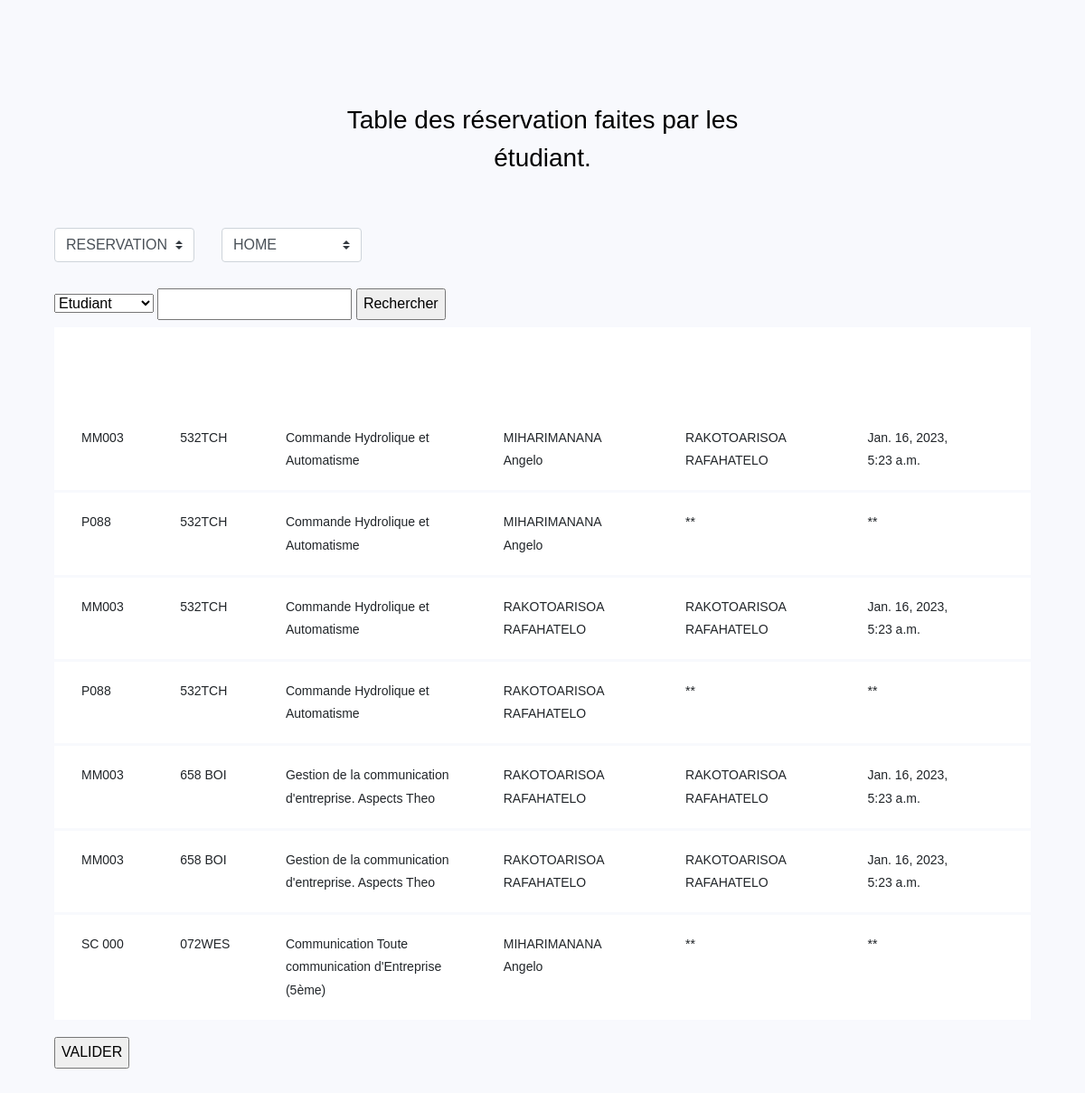
The page /biblio/reservation/ (signed in) on the database its author committed.
### bibliotheque/models.py (models this page shows)
class Books(models.Model):
    numero = models.CharField(max_length=6)
    auteur = models.CharField(max_length=30)
    titre = models.CharField(max_length=100)
    edition = models.CharField(max_length=10, blank=True)
    annee = models.IntegerField(blank=True)
    lieu = models.CharField(max_length=15, blank=True)
    cotation = models.CharField(max_length=10)
    etat = models.IntegerField()
    observation = models.CharField(max_length=20, blank=True)
    categorie = models.CharField(max_length=50)

### gestionLivres/models.py (models this page shows)
class Reserves(models.Model):
    idBook = models.IntegerField()
    cotation = models.CharField(max_length=10)
    titre = models.CharField(max_length=100)
    categorie = models.CharField(max_length=50)
    idUserEnAttent = models.IntegerField()
    idUserEnCour = models.IntegerField()
    commentaire = models.TextField(blank=True)

class Empruntes(models.Model):
    idBook = models.IntegerField()
    cotation = models.CharField(max_length=10)
    titre = models.CharField(max_length=100)
    categorie = models.CharField(max_length=50)
    idUser = models.IntegerField()
    dateSortie = models.DateTimeField()
    dateEntre = models.DateTimeField()
    commentaire = models.TextField(blank=True)

### gestionLivres/views.py (the view)
# urls.py: path('reservation/', views.reservation, name='borrow'),
def reservation(request):
    if 'logged_user_id' in request.session:
        logged_user_id = request.session['logged_user_id']
        logged_user = Users.objects.get(id=logged_user_id)
        books = models.Reserves.objects.all()
        list_book = []
        for book in books:
            userEnAttent = Users.objects.get(id=book.idUserEnAttent)
            dbbook = Books.objects.get(id=book.idBook)
            try:
                bookemprunte = models.Empruntes.objects.get(idBook=book.idBook)
                iduserbookemprunte = bookemprunte.idUser
                datelivraison = bookemprunte.dateEntre
                userEnCour = Users.objects.get(id=iduserbookemprunte)
                userEnCour = str(userEnCour.name) + ' ' + str(userEnCour.user_name)
            except:
                userEnCour = '**'
                datelivraison = '**'
                pass
            book = {
                'cotation' : book.cotation,
                'title' : book.titre,
                'UserEnAttent' : str(userEnAttent.name) + ' ' + str(userEnAttent.user_name),
                'UserEnCours' : userEnCour,
                'number_book' : dbbook.numero,
                'auteur' : dbbook.auteur,
                'etat' : dbbook.etat,
                'categorie' : dbbook.categorie,
                'dateLivraison':datelivraison,
                }
            list_book.append(book)
        return render(request, 'reservation.html', context={'list_book':list_book,'nbr_book':len(list_book)})
    else:
        return render(request, 'login2.html')

### templates/reservation.html (shortened to what this page needs)
{% extends "table_admin.html" %}
{% block title %}réservation faites {% endblock  %}
{% block bl1 %}<option value="http://127.0.0.1:8000/biblio/reservation">RESERVATION</option>{% endblock %}
{% block valcol1 %} {{ index.number_book }} {% endblock %}
{% block valcol2 %} {{ index.cotation}} {% endblock %}
{% block valcol3 %} {{ index.title}} {% endblock %}
{% block valcol7 %} {{ index.UserEnAttent}} {% endblock %}
{% block valcol8 %} {{ index.UserEnCours }} {% endblock %}
{% block valcol9 %} {{ index.dateLivraison }} {% endblock %}

### rows shown on the page
Books: number_book "MM003" "MM003" "MM003" "MM003"
Reserves: cotation "532TCH", title "Commande Hydrolique et Automatisme"
Empruntes: dateLivraison "Jan. 16, 2023, 5:23 a.m." "Jan. 16, 2023, 5:23 a.m." "Jan. 16, 2023, 5:23 a.m." "Jan. 16, 2023, 5:23 a.m."
Books: number_book "P088" "P088"
Reserves: cotation "532TCH", title "Commande Hydrolique et Automatisme"
Reserves: cotation "532TCH", title "Commande Hydrolique et Automatisme"
Reserves: cotation "532TCH", title "Commande Hydrolique et Automatisme"
Reserves: cotation "658 BOI", title "Gestion de la communication d'entreprise. Aspects Theo"
Reserves: cotation "658 BOI", title "Gestion de la communication d'entreprise. Aspects Theo"
Books: number_book "SC 000"
Reserves: cotation "072WES", title "Communication Toute communication d'Entreprise (5ème)"

### other values the page prints
{{ index.UserEnAttent }} "MIHARIMANANA Angelo" "MIHARIMANANA Angelo" "RAKOTOARISOA RAFAHATELO" "RAKOTOARISOA RAFAHATELO" "RAKOTOARISOA RAFAHATELO" "RAKOTOARISOA RAFAHATELO" "MIHARIMANANA Angelo"
{{ index.UserEnCours }} "RAKOTOARISOA RAFAHATELO" "**" "RAKOTOARISOA RAFAHATELO" "**" "RAKOTOARISOA RAFAHATELO" "RAKOTOARISOA RAFAHATELO" "**"
{{ index.dateLivraison }} "**" "**" "**"
